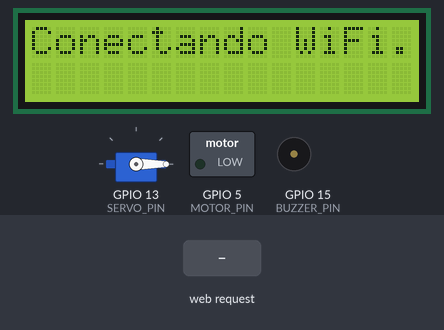
Recording of a sketch running on a simulated ESP32. Parts: servo, 16×2 character LCD, switched loads named in the sketch (green lamp = pin HIGH), buzzer (waves = sounding, pin HIGH). The inputs (shaded band) are chosen by the test bench. WiFi joins after 1.5 s; servers stay silent unless stated; random numbers use the default seed unless the sketch sets one; what the sketch prints to the serial monitor is not drawn.

Above: at 4.2 s.
At 8.7 s:
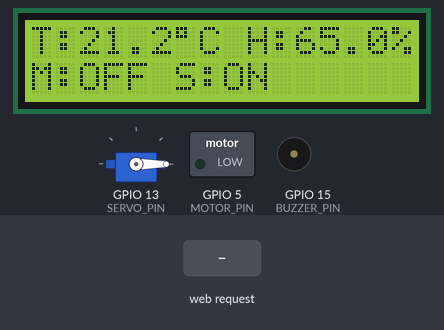
8.8 s: HTTP request GET /motor/on received
At 10.0 s:
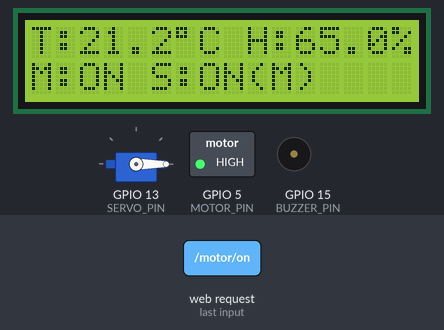
12.1 s: HTTP request GET /motor/off received
At 16.72 s:
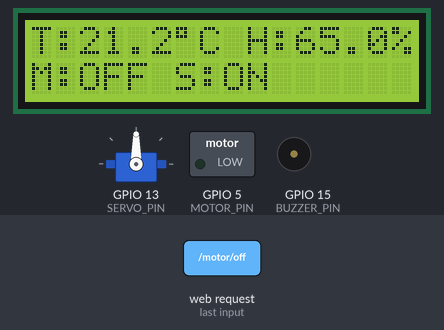
Timing chart, 0 to 23.4 s (numbered marks = the images above; inputs shaded):
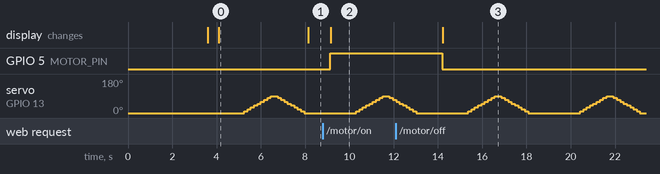

The sketch:

esp32_servo_motor_dc.ino
```cpp
#include "DHTesp.h"
#include <WiFi.h>
#include <WebServer.h>
#include <Wire.h>
#include <LiquidCrystal_I2C.h>
#include <ESP32Servo.h>

#define DHT_PIN         4
#define MOTOR_PIN       5
#define BUZZER_PIN      15
#define SERVO_PIN       13
#define I2C_SDA         21
#define I2C_SCL         22

const char* SSID = "tu red wifi";
const char* PASSWORD = "contraseña";

const float TEMP_ALARMA = 38.0;
const float TEMP_MOTOR = 30.0;
const float HUM_ACTIVACION_SERVO = 65.0;

DHTesp dht;
LiquidCrystal_I2C lcd(0x27, 16, 2);
WebServer server(80);
Servo servo;

bool motorManual = false;
bool estadoMotor = false;
bool servManual = false;
bool estadoServo = false;
unsigned long ultimoCambio = 0;
unsigned long ultimoMovimientoServo = 0;

void setup() {
  Serial.begin(115200);

  ESP32PWM::allocateTimer(0);
  ESP32PWM::allocateTimer(1);
  ESP32PWM::allocateTimer(2);
  ESP32PWM::allocateTimer(3);

  pinMode(MOTOR_PIN, OUTPUT);
  pinMode(BUZZER_PIN, OUTPUT);
  digitalWrite(MOTOR_PIN, LOW);
  digitalWrite(BUZZER_PIN, LOW);

  servo.setPeriodHertz(50);
  servo.attach(SERVO_PIN, 1000, 2000);
  servo.write(0);

  Wire.begin(I2C_SDA, I2C_SCL);
  lcd.begin();
  lcd.backlight();
  lcd.clear();
  lcd.print("Iniciando sistema");
  delay(1500);

  dht.setup(DHT_PIN, DHTesp::DHT11);
  delay(2000);

  conectarWiFi();

  configurarServidorWeb();
}

void loop() {
  server.handleClient();

  Serial.println("21.20, 65.00");

  TempAndHumidity data;
  data.temperature = 21.20;
  data.humidity = 65.00;

  if(!motorManual && millis() - ultimoCambio > 5000) {
    bool motorAuto = (data.temperature >= TEMP_MOTOR);
    if(motorAuto != estadoMotor) {
      controlarMotor(motorAuto);
    }
  }

  if(!servManual) {
    bool servoAuto = (data.humidity >= HUM_ACTIVACION_SERVO);
    if(servoAuto != estadoServo) {
      controlarServo(servoAuto);
    }
  }

  if(estadoServo && millis() - ultimoMovimientoServo > 2000) {
    moverServo();
    ultimoMovimientoServo = millis();
  }

  if(data.temperature >= TEMP_ALARMA) {
    tone(BUZZER_PIN, 3000, 500);
  }

  actualizarLCD(data);

  delay(1000);
}

void controlarServo(bool activar) {
  estadoServo = activar;
  if(!activar) servo.write(0);
}

void moverServo() {
  if(estadoServo) {
    for(int pos = 0; pos <= 90; pos += 10) {
      if(!estadoServo) break;
      servo.write(pos);
      delay(150);
    }
    for(int pos = 90; pos >= 0; pos -= 10) {
      if(!estadoServo) break;
      servo.write(pos);
      delay(150);
    }
  }
}

void controlarMotor(bool encender) {
  digitalWrite(MOTOR_PIN, encender ? HIGH : LOW);
  estadoMotor = encender;
  ultimoCambio = millis();
}

void actualizarLCD(TempAndHumidity data) {
  lcd.clear();
  lcd.setCursor(0, 0);
  lcd.print("T:");
  lcd.print(data.temperature, 1);
  lcd.print("\xDF");
  lcd.print("C H:");
  lcd.print(data.humidity, 1);
  lcd.print("%");

  lcd.setCursor(0, 1);
  lcd.print("M:");
  lcd.print(estadoMotor ? "ON" : "OFF");
  lcd.print(" S:");
  lcd.print(estadoServo ? "ON" : "OFF");
  if(motorManual) lcd.print("(M)");
}

void mostrarErrorLCD(String mensaje) {
  lcd.clear();
  lcd.print(mensaje);
  tone(BUZZER_PIN, 1000, 300);
  delay(1000);
}

void conectarWiFi() {
  lcd.clear();
  lcd.print("Conectando WiFi");
  WiFi.begin(SSID, PASSWORD);

  for(int i=0; i<15 && WiFi.status() != WL_CONNECTED; i++) {
    delay(500);
    lcd.print(".");
  }

  if(WiFi.status() != WL_CONNECTED) {
    mostrarErrorLCD("Error WiFi");
  }
}

void configurarServidorWeb() {
  server.on("/", []() {
    String html = F(
      "<!DOCTYPE html><html><head>"
      "<meta charset='UTF-8'>"
      "<meta name='viewport' content='width=device-width, initial-scale=1.0'>"
      "<title>Control Climático</title>"
      "<style>"
      "body {font-family: Arial, sans-serif; margin: 0; padding: 20px; background-color: #0a0e17; color: #fff; position: relative; overflow: hidden; height: 100vh;}"
      ".container {max-width: 500px; margin: 0 auto; padding: 20px; background: rgba(255, 255, 255, 0.95); border-radius: 10px; box-shadow: 0 2px 20px rgba(0,0,0,0.3); position: relative; z-index: 10; color: #333;}"
      "h1 {color: #2c3e50; text-align: center; margin-top: 0;}"
      ".status {background-color: #f8f9fa; padding: 15px; border-radius: 5px; margin-bottom: 20px; border: 1px solid #eee;}"
      ".status-item {display: flex; justify-content: space-between; margin-bottom: 10px;}"
      ".btn-container {display: grid; grid-template-columns: 1fr 1fr; gap: 10px;}"
      ".btn {padding: 12px; border: none; border-radius: 5px; color: white; font-weight: bold; cursor: pointer; transition: all 0.3s; text-align: center; text-decoration: none; display: block;}"
      ".btn-motor-on {background-color: #28a745;}"
      ".btn-motor-off {background-color: #dc3545;}"
      ".btn-servo-on {background-color: #007bff;}"
      ".btn-servo-off {background-color: #6c757d;}"
      ".btn:hover {opacity: 0.9; transform: translateY(-2px); box-shadow: 0 2px 5px rgba(0,0,0,0.2);}"
      ".star {position: absolute; background-color: #fff; border-radius: 50%; animation: twinkle var(--duration) infinite ease-in-out;}"
      "@keyframes twinkle {"
      "  0%, 100% {opacity: 0.2;}"
      "  50% {opacity: 1;}"
      "}"
      "</style>"
      "<script>"
      "function updateStatus() {"
      "  fetch('/status').then(r=>r.json()).then(data=>{"
      "    document.getElementById('temp-value').innerHTML = data.temperature + ' &deg;C';"
      "    document.getElementById('hum-value').innerText = data.humidity + '%';"
      "    document.getElementById('motor-status').innerText = data.motor;"
      "    document.getElementById('servo-status').innerText = data.servo;"
      "    document.getElementById('motor-status').style.color = data.motor === 'ON' ? '#28a745' : '#dc3545';"
      "    document.getElementById('servo-status').style.color = data.servo === 'ON' ? '#007bff' : '#6c757d';"
      "  });"
      "}"
      "function createStars() {"
      "  const body = document.body;"
      "  const starCount = 100;"
      "  "
      "  for(let i = 0; i < starCount; i++) {"
      "    const star = document.createElement('div');"
      "    star.className = 'star';"
      "    star.style.width = (Math.random() * 3 + 1) + 'px';"
      "    star.style.height = star.style.width;"
      "    star.style.left = Math.random() * 100 + '%';"
      "    star.style.top = Math.random() * 100 + '%';"
      "    star.style.setProperty('--duration', (Math.random() * 5 + 3) + 's');"
      "    star.style.animationDelay = (Math.random() * 5) + 's';"
      "    body.appendChild(star);"
      "  }"
      "}"
      "setInterval(updateStatus, 2000);"
      "window.onload = function() {"
      "  createStars();"
      "  updateStatus();"
      "}"
      "</script>"
      "</head>"
      "<body>"
      "<div class='container'>"
      "<h1>Control Climático</h1>"
      "<div class='status'>"
      "<div class='status-item'><span>Temperatura:</span><span id='temp-value'>0 &deg;C</span></div>"
      "<div class='status-item'><span>Humedad:</span><span id='hum-value'>0%</span></div>"
      "<div class='status-item'><span>Motor Ventilador:</span><span id='motor-status'>OFF</span></div>"
      "<div class='status-item'><span>Limpiaparabrisas:</span><span id='servo-status'>OFF</span></div>"
      "</div>"
      "<div class='btn-container'>"
      "<a href='/motor/on' class='btn btn-motor-on'>Encender Motor</a>"
      "<a href='/motor/off' class='btn btn-motor-off'>Apagar Motor</a>"
      "<a href='/servo/on' class='btn btn-servo-on'>Activar Limpiaparabrisas</a>"
      "<a href='/servo/off' class='btn btn-servo-off'>Desactivar Limpiaparabrisas</a>"
      "</div>"
      "</div>"
      "</body></html>"
    );
    server.send(200, "text/html", html);
  });

  server.on("/motor/on", []() {
    motorManual = true;
    controlarMotor(true);
    server.sendHeader("Location", "/");
    server.send(303);
  });

  server.on("/motor/off", []() {
    motorManual = false;
    controlarMotor(false);
    server.sendHeader("Location", "/");
    server.send(303);
  });

  server.on("/servo/on", []() {
    servManual = true;
    controlarServo(true);
    server.sendHeader("Location", "/");
    server.send(303);
  });

  server.on("/servo/off", []() {
    servManual = false;
    controlarServo(false);
    server.sendHeader("Location", "/");
    server.send(303);
  });

  server.on("/status", []() {
    TempAndHumidity data;
    data.temperature = 21.20;
    data.humidity = 65.00;

    String json = "{";
    json += "\"temperature\":" + String(data.temperature, 1) + ",";
    json += "\"humidity\":" + String(data.humidity, 1) + ",";
    json += "\"motor\":\"" + String(estadoMotor ? "ON" : "OFF") + "\",";
    json += "\"servo\":\"" + String(estadoServo ? "ON" : "OFF") + "\"";
    json += "}";
    server.send(200, "application/json", json);
  });

  server.begin();
}
```

Measured:
- after the input at 8.8 s, GPIO 5 (MOTOR_PIN): LOW → HIGH after 0.33 s; the display: changes after 0.36 s (image 2)
- after the input at 12.1 s, GPIO 5 (MOTOR_PIN): HIGH → LOW after 2.1 s; the display: changes after 2.1 s (image 3)
- by itself, servo on GPIO 13 (SERVO_PIN): repeats every 5.1 s: 50° 0.15 s, 40° 0.15 s, 30° 0.15 s, 20° 0.15 s, 10° 0.15 s, 0° 2.4 s, 10° 0.15 s, 20° 0.15 s, 30° 0.15 s, 40° 0.15 s, 50° 0.15 s, 60° 0.15 s, 70° 0.15 s, 80° 0.15 s, 90° 0.30 s, 80° 0.15 s, 70° 0.15 s, 60° 0.15 s
